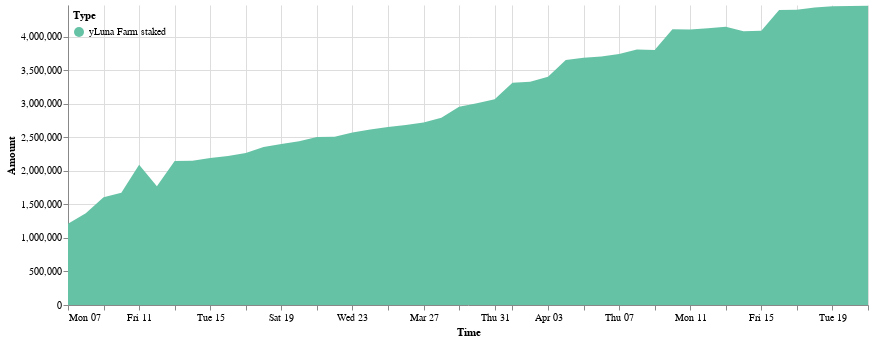

The cell this chart's notebook holds for it:
### Code cell
cp.get_yluna_time_area_chart(ydp.daily_delta_stk_farm, 
               alt.Scale(scheme='set2'),
               min_date = ydp.daily_delta_stk_farm.Time.min(),
               max_date = ydp.daily_delta_stk_farm.Time.max(),
               top_padding = 10000
        ).properties(width=800).configure_view(strokeOpacity=0)

### Figure 1 — Vega-Lite specification as saved in the notebook (floating-point values rounded to 4 significant figures)
{"config": {"view": {"continuousWidth": 400, "continuousHeight": 300, "strokeOpacity": 0}}, "data": {"name": "data-984f3735bfb3a7289581eca684efb84d"}, "mark": "area", "encoding": {"color": {"field": "Type", "legend": {"direction": "vertical", "legendY": 0, "orient": "none", "padding": 5}, "scale": {"scheme": "set2"}, "type": "nominal"}, "tooltip": [{"field": "Time", "format": "%Y-%m-%d", "type": "temporal"}, {"field": "Type", "type": "nominal"}, {"field": "Amount (millions)", "type": "nominal"}], "x": {"field": "Time", "scale": {"domain": ["2022-03-07", "2022-04-21"]}, "type": "temporal"}, "y": {"field": "Amount", "scale": {"domain": [0, 4471000.0]}, "type": "quantitative"}}, "width": 800, "$schema": "https://vega.github.io/schema/vega-lite/v4.17.0.json", "datasets": {"data-984f3735bfb3a7289581eca684efb84d": [{"Time": "2022-03-07", "Amount signed": 1212000.0, "Amount": 1212000.0, "Type": "yLuna Farm staked", "Amount (millions)": "1.21M"}, {"Time": "2022-03-08", "Amount signed": 156200.0, "Amount": 1368000.0, "Type": "yLuna Farm staked", "Amount (millions)": "1.37M"}, {"Time": "2022-03-09", "Amount signed": 238900.0, "Amount": 1607000.0, "Type": "yLuna Farm staked", "Amount (millions)": "1.61M"}, {"Time": "2022-03-10", "Amount signed": 65680.0, "Amount": 1673000.0, "Type": "yLuna Farm staked", "Amount (millions)": "1.67M"}, {"Time": "2022-03-11", "Amount signed": 418200.0, "Amount": 2091000.0, "Type": "yLuna Farm staked", "Amount (millions)": "2.09M"}, {"Time": "2022-03-12", "Amount signed": -320500.0, "Amount": 1771000.0, "Type": "yLuna Farm staked", "Amount (millions)": "1.77M"}, {"Time": "2022-03-13", "Amount signed": 373900.0, "Amount": 2144000.0, "Type": "yLuna Farm staked", "Amount (millions)": "2.14M"}, {"Time": "2022-03-14", "Amount signed": 7364.0, "Amount": 2152000.0, "Type": "yLuna Farm staked", "Amount (millions)": "2.15M"}, {"Time": "2022-03-15", "Amount signed": 38990.0, "Amount": 2191000.0, "Type": "yLuna Farm staked", "Amount (millions)": "2.19M"}, {"Time": "2022-03-16", "Amount signed": 30030.0, "Amount": 2221000.0, "Type": "yLuna Farm staked", "Amount (millions)": "2.22M"}, {"Time": "2022-03-17", "Amount signed": 44810.0, "Amount": 2266000.0, "Type": "yLuna Farm staked", "Amount (millions)": "2.27M"}, {"Time": "2022-03-18", "Amount signed": 88810.0, "Amount": 2354000.0, "Type": "yLuna Farm staked", "Amount (millions)": "2.35M"}, {"Time": "2022-03-19", "Amount signed": 46910.0, "Amount": 2401000.0, "Type": "yLuna Farm staked", "Amount (millions)": "2.4M"}, {"Time": "2022-03-20", "Amount signed": 40110.0, "Amount": 2441000.0, "Type": "yLuna Farm staked", "Amount (millions)": "2.44M"}, {"Time": "2022-03-21", "Amount signed": 62590.0, "Amount": 2504000.0, "Type": "yLuna Farm staked", "Amount (millions)": "2.5M"}, {"Time": "2022-03-22", "Amount signed": 3226.0, "Amount": 2507000.0, "Type": "yLuna Farm staked", "Amount (millions)": "2.51M"}, {"Time": "2022-03-23", "Amount signed": 64110.0, "Amount": 2571000.0, "Type": "yLuna Farm staked", "Amount (millions)": "2.57M"}, {"Time": "2022-03-24", "Amount signed": 43200.0, "Amount": 2615000.0, "Type": "yLuna Farm staked", "Amount (millions)": "2.61M"}, {"Time": "2022-03-25", "Amount signed": 38030.0, "Amount": 2653000.0, "Type": "yLuna Farm staked", "Amount (millions)": "2.65M"}, {"Time": "2022-03-26", "Amount signed": 28880.0, "Amount": 2681000.0, "Type": "yLuna Farm staked", "Amount (millions)": "2.68M"}, {"Time": "2022-03-27", "Amount signed": 37690.0, "Amount": 2719000.0, "Type": "yLuna Farm staked", "Amount (millions)": "2.72M"}, {"Time": "2022-03-28", "Amount signed": 71260.0, "Amount": 2790000.0, "Type": "yLuna Farm staked", "Amount (millions)": "2.79M"}, {"Time": "2022-03-29", "Amount signed": 164800.0, "Amount": 2955000.0, "Type": "yLuna Farm staked", "Amount (millions)": "2.96M"}, {"Time": "2022-03-30", "Amount signed": 52740.0, "Amount": 3008000.0, "Type": "yLuna Farm staked", "Amount (millions)": "3.01M"}, {"Time": "2022-03-31", "Amount signed": 57250.0, "Amount": 3065000.0, "Type": "yLuna Farm staked", "Amount (millions)": "3.07M"}, {"Time": "2022-04-01", "Amount signed": 245400.0, "Amount": 3311000.0, "Type": "yLuna Farm staked", "Amount (millions)": "3.31M"}, {"Time": "2022-04-02", "Amount signed": 17270.0, "Amount": 3328000.0, "Type": "yLuna Farm staked", "Amount (millions)": "3.33M"}, {"Time": "2022-04-03", "Amount signed": 74810.0, "Amount": 3403000.0, "Type": "yLuna Farm staked", "Amount (millions)": "3.4M"}, {"Time": "2022-04-04", "Amount signed": 247600.0, "Amount": 3650000.0, "Type": "yLuna Farm staked", "Amount (millions)": "3.65M"}, {"Time": "2022-04-05", "Amount signed": 33030.0, "Amount": 3683000.0, "Type": "yLuna Farm staked", "Amount (millions)": "3.68M"}, {"Time": "2022-04-06", "Amount signed": 20900.0, "Amount": 3704000.0, "Type": "yLuna Farm staked", "Amount (millions)": "3.7M"}, {"Time": "2022-04-07", "Amount signed": 37930.0, "Amount": 3742000.0, "Type": "yLuna Farm staked", "Amount (millions)": "3.74M"}, {"Time": "2022-04-08", "Amount signed": 66760.0, "Amount": 3809000.0, "Type": "yLuna Farm staked", "Amount (millions)": "3.81M"}, {"Time": "2022-04-09", "Amount signed": -8559.0, "Amount": 3800000.0, "Type": "yLuna Farm staked", "Amount (millions)": "3.8M"}, {"Time": "2022-04-10", "Amount signed": 309600.0, "Amount": 4110000.0, "Type": "yLuna Farm staked", "Amount (millions)": "4.11M"}, {"Time": "2022-04-11", "Amount signed": -4105.0, "Amount": 4106000.0, "Type": "yLuna Farm staked", "Amount (millions)": "4.11M"}, {"Time": "2022-04-12", "Amount signed": 18360.0, "Amount": 4124000.0, "Type": "yLuna Farm staked", "Amount (millions)": "4.12M"}, {"Time": "2022-04-13", "Amount signed": 23720.0, "Amount": 4148000.0, "Type": "yLuna Farm staked", "Amount (millions)": "4.15M"}, {"Time": "2022-04-14", "Amount signed": -68430.0, "Amount": 4079000.0, "Type": "yLuna Farm staked", "Amount (millions)": "4.08M"}, {"Time": "2022-04-15", "Amount signed": 9610.0, "Amount": 4089000.0, "Type": "yLuna Farm staked", "Amount (millions)": "4.09M"}, {"Time": "2022-04-16", "Amount signed": 308600.0, "Amount": 4398000.0, "Type": "yLuna Farm staked", "Amount (millions)": "4.4M"}, {"Time": "2022-04-17", "Amount signed": 4164.0, "Amount": 4402000.0, "Type": "yLuna Farm staked", "Amount (millions)": "4.4M"}, {"Time": "2022-04-18", "Amount signed": 32260.0, "Amount": 4434000.0, "Type": "yLuna Farm staked", "Amount (millions)": "4.43M"}, {"Time": "2022-04-19", "Amount signed": 16770.0, "Amount": 4451000.0, "Type": "yLuna Farm staked", "Amount (millions)": "4.45M"}, {"Time": "2022-04-20", "Amount signed": 4430.0, "Amount": 4455000.0, "Type": "yLuna Farm staked", "Amount (millions)": "4.46M"}, {"Time": "2022-04-21", "Amount signed": 5831.0, "Amount": 4461000.0, "Type": "yLuna Farm staked", "Amount (millions)": "4.46M"}]}}
